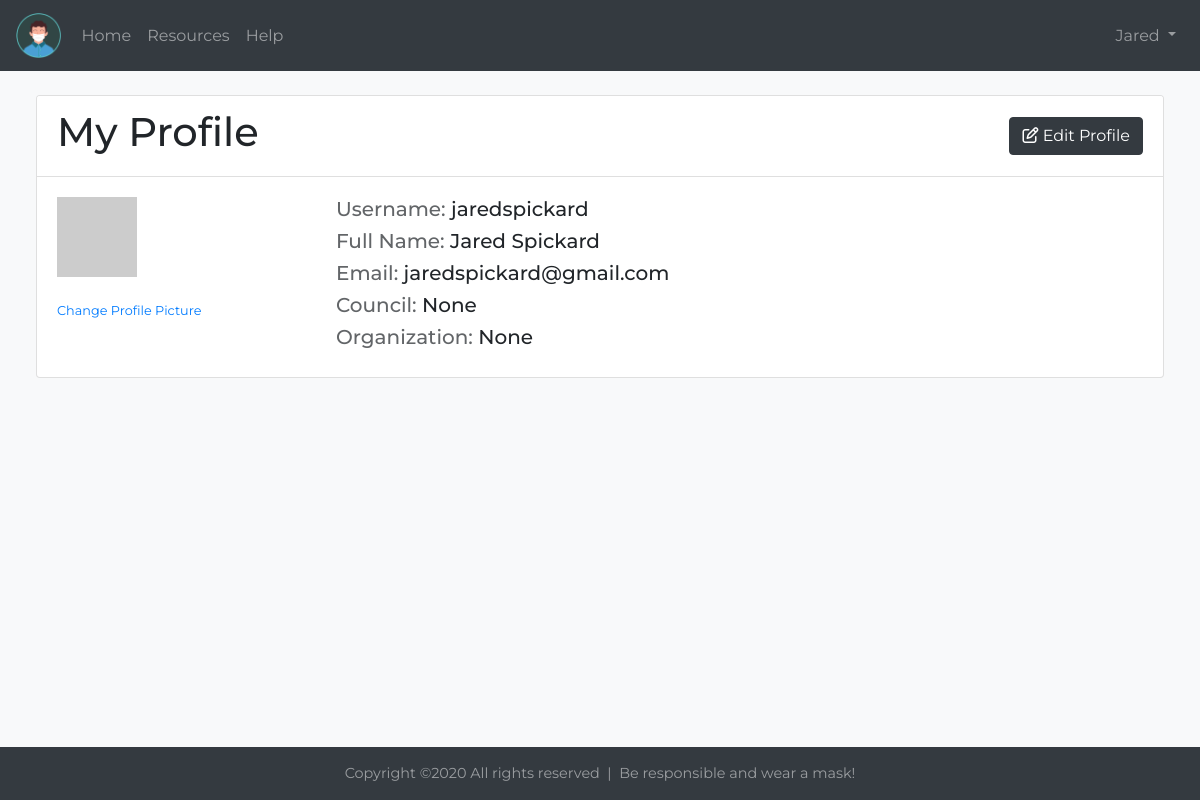
/profile (signed in), run on an earlier commit of the app's database.
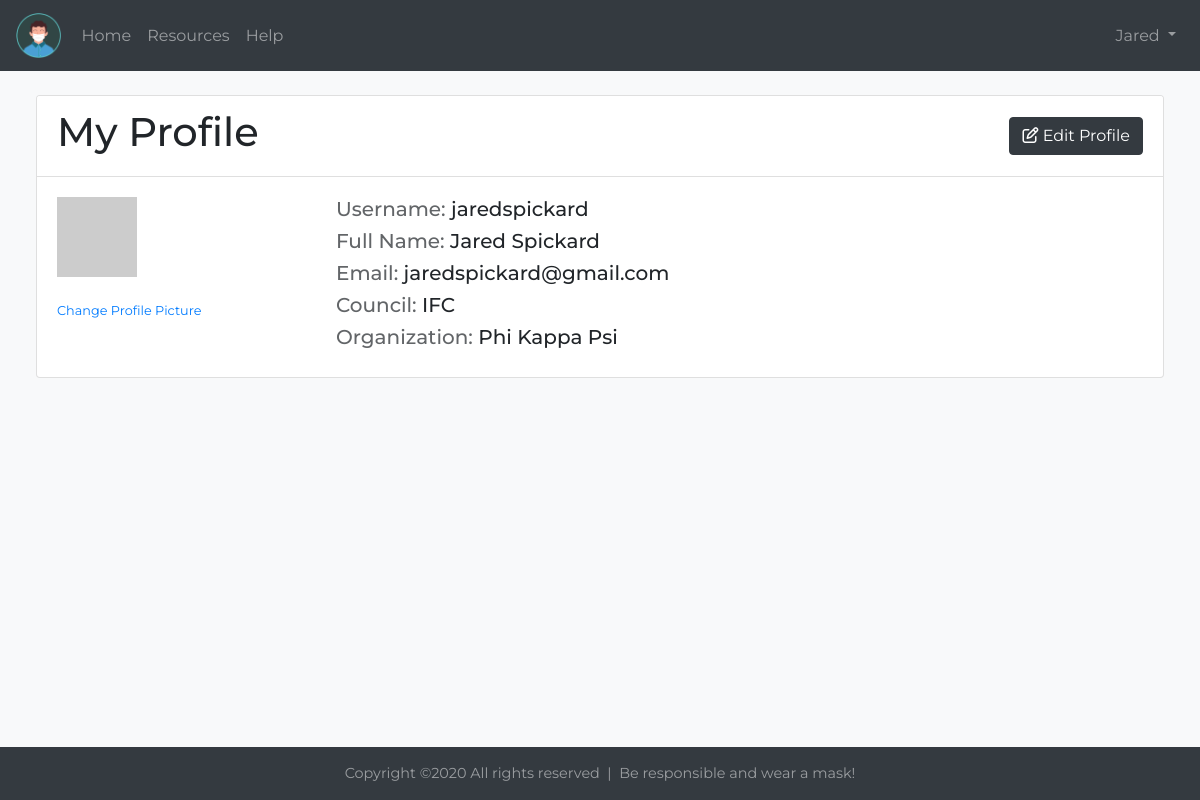
And on a later commit of the database.
### main.py (models this page shows, shortened)
class User(UserMixin, db.Model):
    id = db.Column(db.Integer, primary_key=True)
    council = db.Column(db.String(64), index=True)  # ifc, phc, etc.
    organization = db.Column(db.String(64), index=True) # phi kappa psi, delta gamma, etc
    username = db.Column(db.String(64), index=True, unique=True)
    first_name = db.Column(db.String(64), index=True)
    last_name = db.Column(db.String(64), index=True)
    email = db.Column(db.String(120), index=True, unique=True)
    password_hash = db.Column(db.String(128))
    covid_tests = db.relationship('CovidTest', backref='user', lazy='dynamic')
    def avatar(self, size):
        digest = md5(self.email.lower().encode('utf-8')).hexdigest()
        return 'https://www.gravatar.com/avatar/{}?d=identicon&s={}'.format(digest, size)

### main.py (the view)
@app.route('/profile', methods=['GET', 'POST'])
@login_required
def profile():
    form = EditProfileForm()
    if form.validate_on_submit():
        user = User.query.filter_by(id=current_user.id).first()
        user.username = form.username.data
        user.email = form.email.data
        user.first_name = form.first_name.data
        user.last_name = form.last_name.data
        db.session.commit()
        flash('Your profile has been updated.')
        return redirect(url_for('profile'))
    elif request.method == 'GET':
        form.username.data = current_user.username
        form.email.data = current_user.email
        form.first_name.data = current_user.first_name
        form.last_name.data = current_user.last_name
    return render_template('profile.html', title='My Profile', form=form)

### main.py (called while the page is built)
@login.user_loader
def load_user(id):
    return User.query.get(int(id))

### templates/profile.html (shortened to what this page needs)
{% extends "base.html" %}
{% block content %}
    <br>
    <div class="page-content mx-auto">
        <div class="card">
            <div class="card-header bg-white" style="justify-content: space-between; display: flex">
                <h1>My Profile</h1>
                <button type="button" class="btn btn-dark btn-icon my-auto" data-toggle="modal" data-target="#editProfileModal">
                    <span class="btn-inner--icon"><i class="far fa-edit"></i></span>
                    <span class="btn-inner--text">Edit Profile</span>
                </button>
            </div>
            <div class="card-body mb-0">
                <div class="row">
                    <div class="col col-lg-3 col-md-3 col-sm-3 col-12">
                        <img src="{{ current_user.avatar(128) }}"><br><br>
                        <a href="https://en.gravatar.com"><small>Change Profile Picture</small></a>
                    </div>
                    <div class="col" style="text-align:left">
                        <h5><span style="opacity: 0.7;"> Username: </span>{{ current_user.username }}</h5>
                        <h5><span style="opacity: 0.7;"> Full Name: </span>{{ current_user.first_name }} {{ current_user.last_name }}</h5>
                        <h5><span style="opacity: 0.7;"> Email: </span>{{ current_user.email }}</h5>
                        <h5><span style="opacity: 0.7;"> Council: </span>{{ current_user.council }}</h5>
                        <h5><span style="opacity: 0.7;"> Organization: </span>{{ current_user.organization }}</h5>
                    </div>
                </div>
            </div>
        </div>
    </div>
    <br>
{% endblock %}

### templates/base.html (shortened to what this page needs)
<html>
<head>
    <link rel="stylesheet" href="https://stackpath.bootstrapcdn.com/bootstrap/4.5.0/css/bootstrap.min.css">
    <link rel="stylesheet" href="{{ url_for('static', filename='css/style.css') }}" type="text/css">
</head>
<body style="font-family:Montserrat; text-align:center" class="bg-light">
    <div class="accomodate-footer">
    <nav class="navbar navbar-expand-lg navbar-dark bg-dark">
        <a class="navbar-brand" href="{{ url_for('index') }}" style="margin:0rem">
            <img style="max-width: 45px;" src="{{ url_for('static', filename='images/mask.png') }}">
        </a>
        <div class="collapse navbar-collapse" id="navbarSupportedContent">
            {% if current_user.is_anonymous %}
            <h3 class="mb-0" style="color: rgba(255,255,255,.7)">COVID 19 Testing Tracker</h3>
            {% else %}
            <ul class="navbar-nav mr-auto" style="text-align: center;">
                <li id="homeOption" class="nav-item">
                    <a class="nav-link" href="{{ url_for('index') }}">Home</a>
                </li>
                <li id="leaderboardOption" class="nav-item">
                    <a class="nav-link" href="{{ url_for('resources') }}">Resources</a>
                </li>
                <li id="leaderboardOption" class="nav-item">
                    <a class="nav-link" href="{{ url_for('help') }}">Help</a>
                </li>
            </ul>
            {% endif %}
            <ul class="navbar-nav ml-auto" style="text-align: center;">
                <li id="navbarProfile" class="nav-item">
                    {% if current_user.is_anonymous %}
                    <a class="nav-link" href="{{ url_for('login') }}">Login</a>
                    {% else %}
                    <a class="nav-link dropdown-toggle" href="#" id="navbarDropdownMenuLink" role="button" data-toggle="dropdown" aria-haspopup="true" aria-expanded="false">
                        {{ current_user.first_name }}
                    </a>
                    {% endif %}
                </li>
            </ul>
        </div>
    </nav>
    {% block content %}{% endblock %}
    </div>
    <div class="bg-dark footer footer-bottom" style="color: rgba(255,255,255,.5);">
        <div class="row">
            <div class="col" style="text-align: center;">
                <p style="font-size: 0.9rem; margin-top:1rem;">Copyright &copy;2020 All rights reserved &nbsp;|&nbsp; Be responsible and wear a mask! </a></p>
            </div>
        </div>
    </div>
</body>
</html>

### static/css/style.css (style rules this page uses)
.page-content { width: 94%; max-width: 1200px; text-align: left; }
li::marker { display: none; }
.accomodate-footer { min-height: 100%; margin-bottom: -53px; }
.accomodate-footer:after { height: 53px; content: ""; display: block; }
.footer-bottom { width:100%; height:53px; }

What changed in the data, as far as the page shows it:
changed User "jaredspickard": council "None" → "IFC"; organization "None" → "Phi Kappa Psi"
